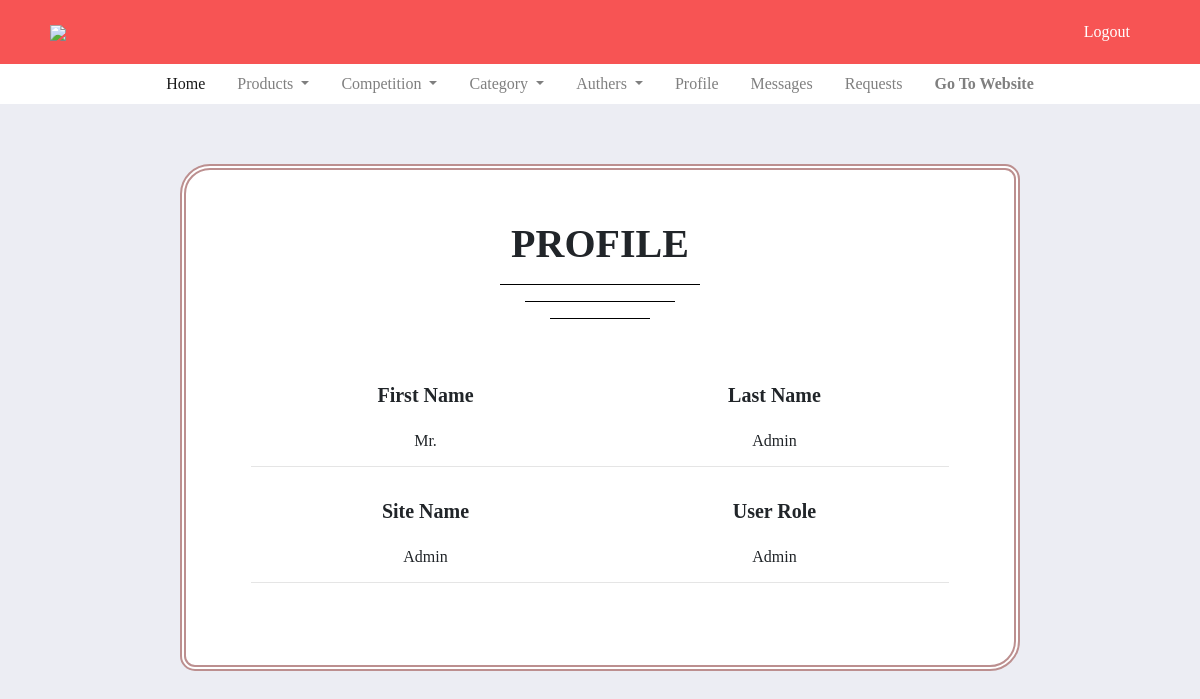
The app's page /admin/profile.php?id=2 (signed in) with its own data.
### tables this page shows
CREATE TABLE `users` (
  `user_id` int(11) NOT NULL,
  `user_first_name` varchar(255) NOT NULL,
  `user_last_name` varchar(255) NOT NULL,
  `user_name` varchar(255) NOT NULL,
  `user_password` varchar(255) NOT NULL,
  `user_role` varchar(255) NOT NULL
);

### admin/profile.php (the view, shortened to what this page needs)
<!DOCTYPE html>
<html lang="en">
<head>
    <link rel="stylesheet" type="text/css" href="../css/admin.css" />
    <link rel="stylesheet" type="text/css" href="../css/fonts.css" />
    <?php
    include '../components/links.php';
    include '../db/connection.php';
    ?>
</head>
<?php
$query = "SELECT * FROM users WHERE user_id = ".$_GET['id']."";
$res = mysqli_query($connection, $query);
$data = mysqli_fetch_assoc( $res );
?>
<body class="admin">
    <?php include '_topbar.php' ?>
    <?php include '_navbar.php' ?>
    <div class="main-content">
        <div class="category-content">
            <div class="container-fluid">
            <h1 align="center"> <b>PROFILE</b> </h1><hr width="200" size="10" color="black"><hr width="150" size="10" color="black"><hr width="100" size="10" color="black">
                <div class="row">
                    <div class="col-12" >
                        <br /><br />
                        <div class="d-flex justify-content-between mb-3 text-center">
                            <div class="w-50">
                                <h5 class="mb-0 font-weight-bold">First Name</h5><br />
                                <h6 class="mb-0"><?php echo $data['user_first_name'] ?></h6><hr>
                            </div>
                            <div class="w-50">
                                <h5 class="mb-0 font-weight-bold">Last Name</h5><br />
                                <h6 class="mb-0"><?php echo $data['user_last_name'] ?></h6><hr>
                            </div>
                        </div>
                        <div class="d-flex justify-content-between mb-3 text-center">
                            <div class="w-50">
                                <h5 class="mb-0 font-weight-bold">Site Name</h5><br />
                                <h6 class="mb-0"><?php echo $data['user_name'] ?></h6><hr>
                            </div>
                            <div class="w-50">
                                <h5 class="mb-0 font-weight-bold">User Role</h5><br />
                                <h6 class="mb-0"><?php echo $data['user_role'] ?></h6><hr>
                            </div>
                        </div>
                    </div>
                </div>
            </div>
        </div>
    </div>
</body>
</html>

### css/admin.css (style rules this page uses)
.admin { font-family: Poppins; background-color: #ecedf3; }
.main-content { width: 100%; display: flex; justify-content: center; align-items: center; }
.category-content { margin-top: 5%; width: 70%; max-height: 600px; overflow: auto; background-color: #ffffff; height: min-content; padding: 50px; border: 6px double rosybrown; border-radius: 30px 15px 30px 15px !important; }

### records on screen
users: user_first_name "Mr.", user_last_name "Admin", user_name "Admin", user_role "Admin"
